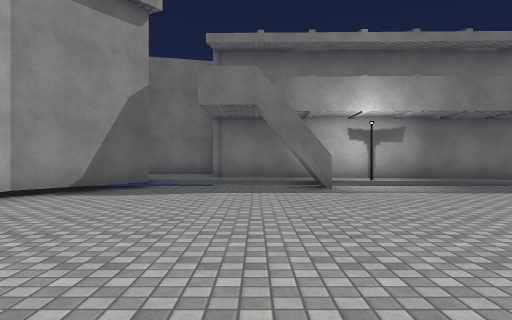
[1] (above)

23 first-person views from a walk through a scene from a Unity 3-D project. The camera is 1.2 m above the floor, looks level and sees 70° across. The floor is counted in squares, 2 m on a side. Each view is taken from the middle of a square. On the plan, view 1 faces up. The plan holds only what a view shows up to about 10 squares ahead; the rest is blank. The place goes on beyond the plan. The player character is not drawn. Some surface patterns are stand-ins.

[2]
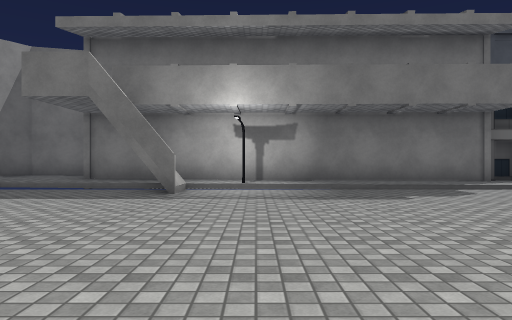

[3]
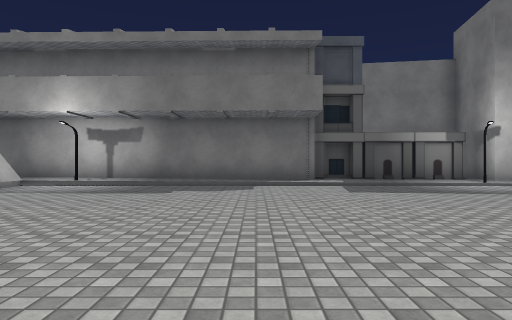

[4]
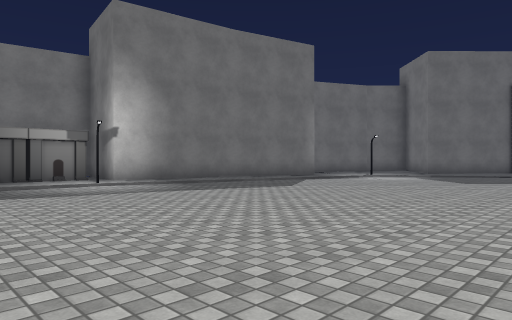

[5]
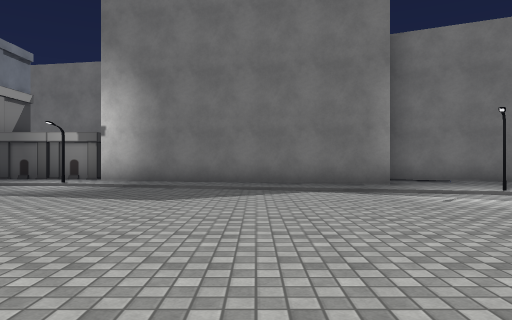

[6]
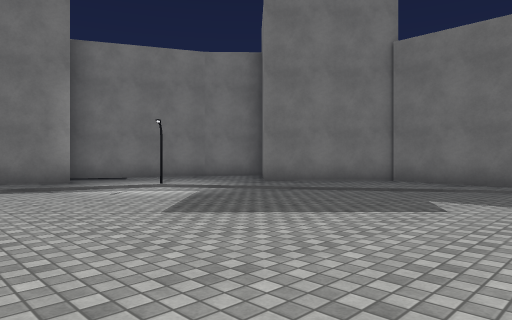

[7]
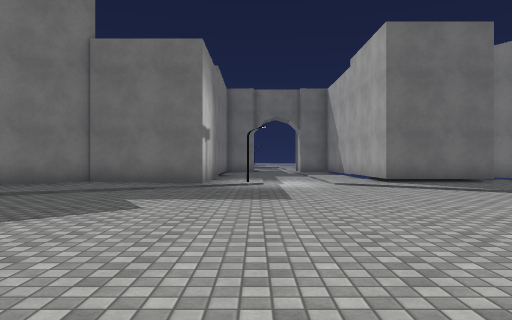

[8]
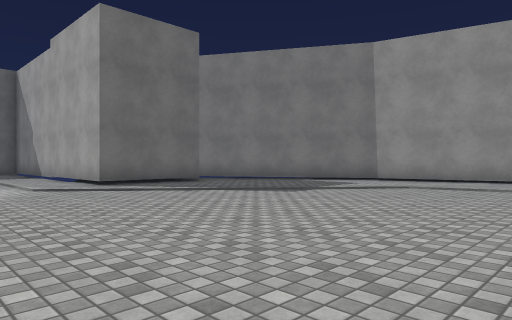

[9]
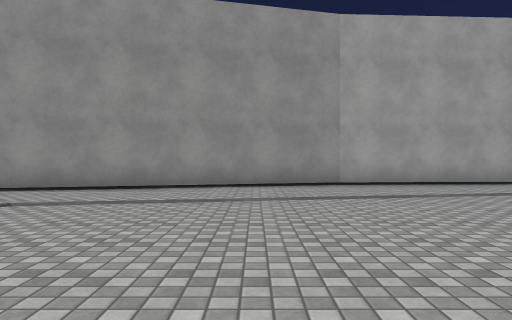

[10]
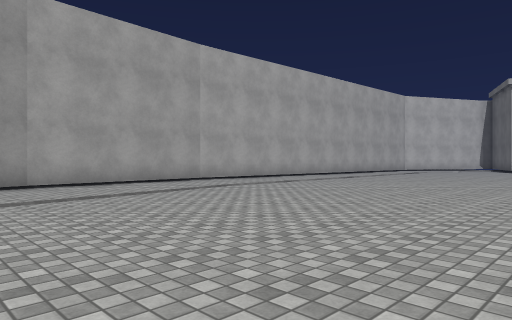

[11]
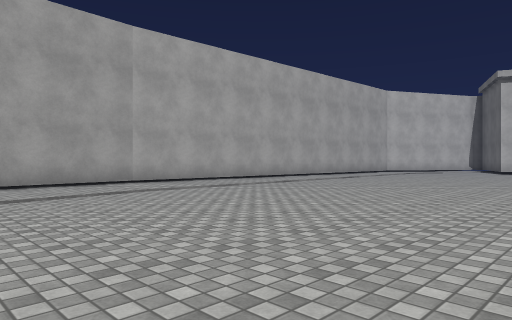

[12]
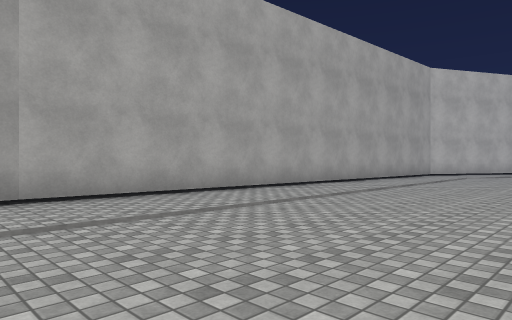

[13]
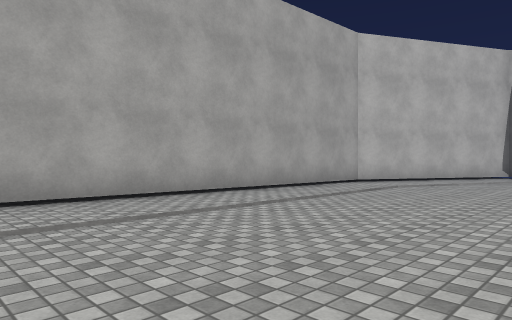

[14]
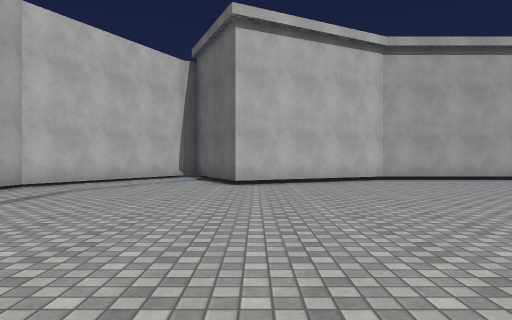

[15]
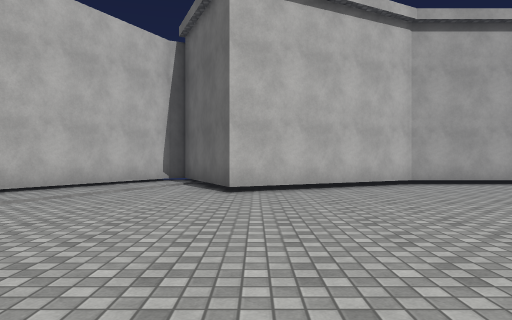

[16]
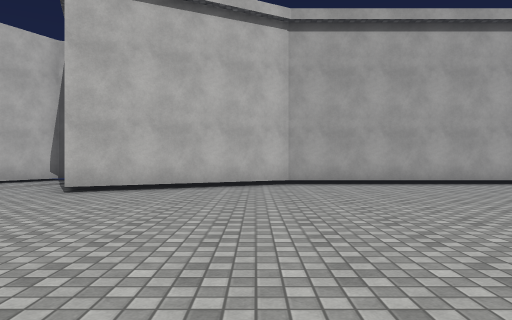

[17]
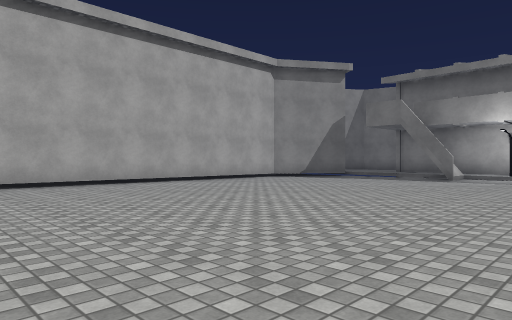

[18]
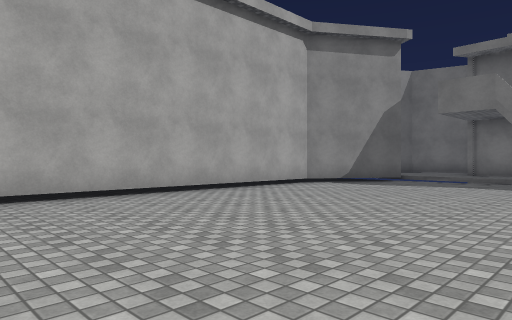

[19]
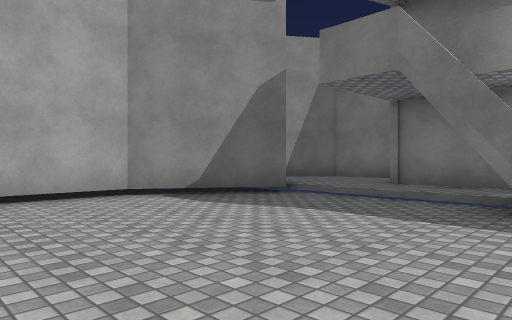

[20]
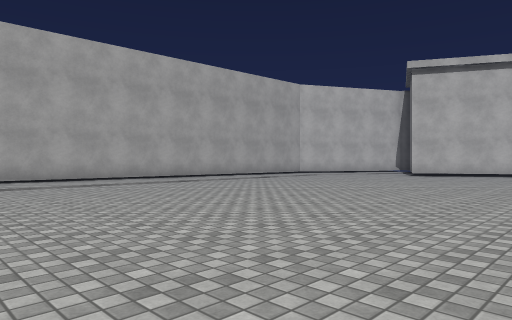

[21]
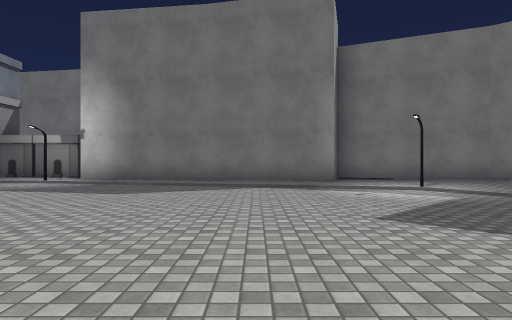

[22]
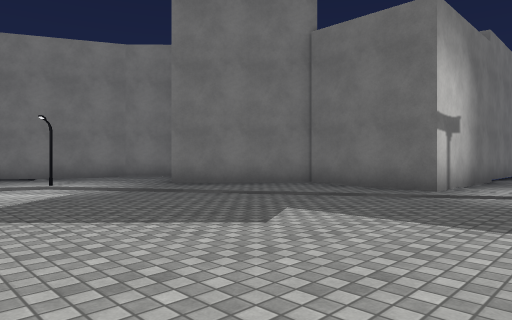

[23]
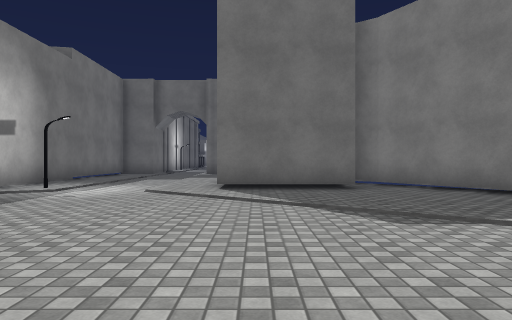

### Floor plan
Key: @ floor where view 1 was taken; # wall or solid block; . main floor; : floor 0.25 m higher than the main floor; / step, stairs or slope; L lamp.
Columns run from 5 left of view 1 to 30 right of it. Each row starts with its distance up from view 1.
 12  ###
 11 ##::         ####
 10 #:::##########:######    ###
  9   ::::::L::::::::L::######:###
  8  ##...#...........///::::#:::#
  7  #....................///:::::
  6  #........................L.::#
  5  #........................./.##
  4  #............................##
  3  #............................:#
  2  #.............................#
  1  #........ ....................#####
  0  #...@....  . ....    ..............
 -1  #.........           .........L...
 -2  #.........   ....     ............
 -3  #................     ............
 -4  #.................................
 -5  ##............................####
 -6   #............................###
 -7   ##............................##
 -8 ###.............................##
 -9 #.............................###
-10 ##...........................
-11  ###.....................####
-12    ##########.........####
-13             ###########

Where each view was taken, in squares from view 1:
view 1: 0 up, 0 right, facing up
view 2: 1 up, 3 right, facing up
view 3: 0 up, 7 right, facing up
view 4: 0 up, 9 right, facing up-right
view 5: 0 up, 17 right, facing up
view 6: 1 down, 17 right, facing up-right
view 7: 1 down, 17 right, facing right
view 8: 1 down, 18 right, facing down-right
view 9: 4 down, 18 right, facing down
view 10: 4 down, 18 right, facing down-left
view 11: 4 down, 16 right, facing down-left
view 12: 7 down, 13 right, facing down-left
view 13: 7 down, 8 right, facing down-left
view 14: 7 down, 7 right, facing left
view 15: 7 down, 5 right, facing left
view 16: 4 down, 5 right, facing left
view 17: 4 down, 5 right, facing up-left
view 18: 2 down, 2 right, facing up-left
view 19: 3 up, 2 right, facing up-left
view 20: 2 down, 12 right, facing down-left
view 21: 1 down, 18 right, facing up
view 22: 2 down, 19 right, facing up-right
view 23: 5 down, 19 right, facing right
